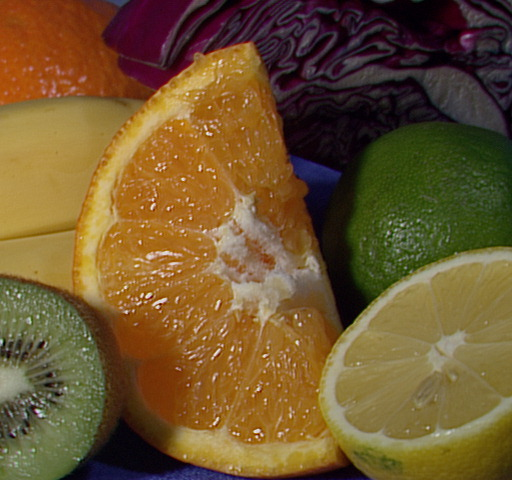
//> input picture image_generator/512x480_fruits.jpg, 512 x 480 px
$ ./affineTransform 512x480_fruits.jpg   (built with g++ and OpenCV 4)
//> lines starting //> are read from the running program, lines starting //| are printed output that depends on the picture
// affineTransform.cpp
// Anthony Flynn
// (12/02/16)
// Input: <ImageToTrasform>
// Takes an input file and generates transformed versions (translation, rotation
// scale, affine warp).

#include <iostream>
#include <string>
#include "opencv2/highgui/highgui.hpp"
#include "opencv2/imgproc/imgproc.hpp"

/// Global variables
const char* source_window = "Source image";
const char* translate_window = "Translate";
const char* rotate_window = "Rotate";
const char* scale_window = "Scale";
const char* affine_window = "Affine";


int main( int argc, char** argv ) {
  // Check for correct input parameters:
  if( argc != 2)
    {
      std::cout <<" Usage: affineTransform <ImageToTrasform>" << std::endl;
      return -1;
    }

  // Set up warp matrices for various transforms:
  cv::Mat trans_mat( 2, 3, CV_32FC1 ); // pure translation
  cv::Mat rot_mat( 2, 3, CV_32FC1 ); // pure rotation
  cv::Mat scale_mat( 2, 3, CV_32FC1 ); // pure scale
  cv::Mat affine_mat( 2, 3, CV_32FC1 ); // affine warp

  // Set up matrices to hold transformed images
  cv::Mat src, trans_dst, rotate_dst, scale_dst, affine_dst;

  // Load the source image (to be transformed)
  src = cv::imread( argv[1], CV_LOAD_IMAGE_COLOR );
//> src is the input picture: 480 rows x 512 cols, CV_8UC3; mean B, G, R 46.2, 85.6, 110.8

  // Set the dst images to be the same type and size as src
  trans_dst = cv::Mat::zeros( src.rows, src.cols, src.type() );
  rotate_dst = cv::Mat::zeros( src.rows, src.cols, src.type() );
  scale_dst = cv::Mat::zeros( src.rows, src.cols, src.type() );
  affine_dst = cv::Mat::zeros( src.rows, src.cols, src.type() );

  //-------------SECTION TO COMPLETE PURE TRANSLATION-------------------

  int xTfrm = 50; // x coordinates of translation
  int yTfrm = 50; // y coordinates of translation

  trans_mat = (cv::Mat_<double>(2,3) << 1, 0, xTfrm, 0, 1, yTfrm); // define matrix

  // Simple translation of src image - saved in trans_dst
  cv::warpAffine( src, trans_dst, trans_mat, trans_dst.size() );
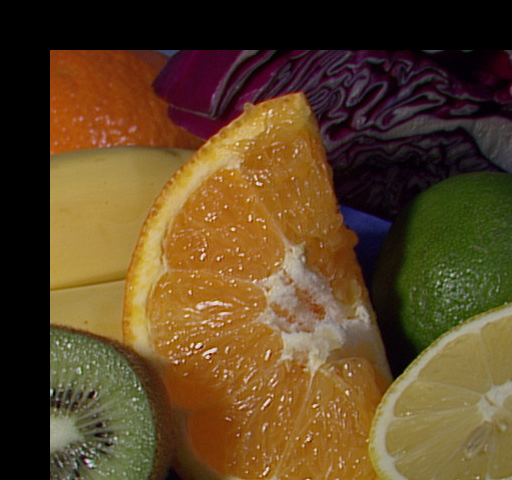
//> trans_dst: 480 rows x 512 cols, CV_8UC3; mean B, G, R 37, 69.3, 92.9

  //-------------SECTION TO COMPLETE PURE ROTATION ---------------------

  // Compute a rotation matrix with respect to the center of the image
  cv::Point center = cv::Point( affine_dst.cols/2, affine_dst.rows/2);//rotation centre
//> center = Point(256, 240)
  double angle = -50.0; // Rotation angle of image (degrees)
  double scale = 1.0; // Isotropic scale factor (e.g. 0.6 = 60% shrink)

  // Get the warp matrix with the specifications above
  rot_mat = cv::getRotationMatrix2D( center, angle, scale );

  // Simple rotation of src image - saved in rotate_dst
  cv::warpAffine( src, rotate_dst, rot_mat, rotate_dst.size() );
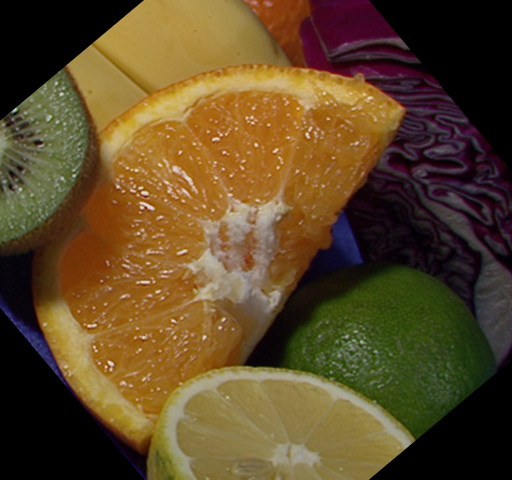
//> rotate_dst: 480 rows x 512 cols, CV_8UC3; mean B, G, R 38.9, 72.6, 93.5


  //-------------SECTION TO COMPLETE PURE SCALE ---------------------

  // adjust rotation matrix so just shrinks image
  angle = 0;
  scale = 0.6;

  // Get the warp matrix with the revised specifications
  scale_mat = cv::getRotationMatrix2D( center, angle, scale );
//> scale_mat = [[0.6, 0, 102.4], [0, 0.6, 96]]

  // Simple scale
  cv::warpAffine( src, scale_dst, scale_mat, scale_dst.size() );
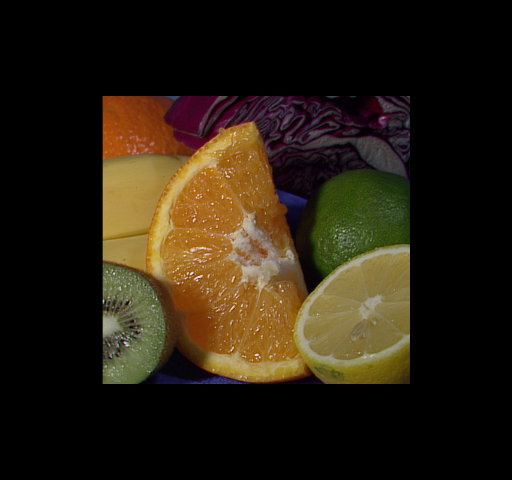
//> scale_dst: 480 rows x 512 cols, CV_8UC3; mean B, G, R 16.6, 30.8, 39.9


  //-------------SECTION TO COMPLETE AFFINE TRASFORM -------------------

  // use two triangles to generate warp matrix - can then be applied to image
  cv::Point2f srcTri[3]; //create array of 3 (x,y) coordinates (triangle vertices)
  cv::Point2f dstTri[3]; //create traingle representing mapped position of srcTri

  // Set the 3 points in src image triangle
  srcTri[0] = cv::Point2f( 0,0 ); // top left of image
  srcTri[1] = cv::Point2f( src.cols - 1, 0 ); // top right of image
  srcTri[2] = cv::Point2f( 0, src.rows - 1 ); // bottom left of image

  // Transforms of coordinates hardcoded - can adjust to change warp matrix
  dstTri[0] = cv::Point2f( src.cols*0.0, src.rows*0.1 );
//> dstTri = 3 Points (x, y): [0, 48], [0, 0], [0, 0]
  dstTri[1] = cv::Point2f( src.cols*0.85, src.rows*0.2 );
  dstTri[2] = cv::Point2f( src.cols*0.15, src.rows*0.9 );

  // Get the Affine Transform from three pairs of corresponding points
  affine_mat = cv::getAffineTransform( srcTri, dstTri );

  // Apply the Affine Transform just found to the src image
  cv::warpAffine( src, affine_dst, affine_mat, affine_dst.size() );
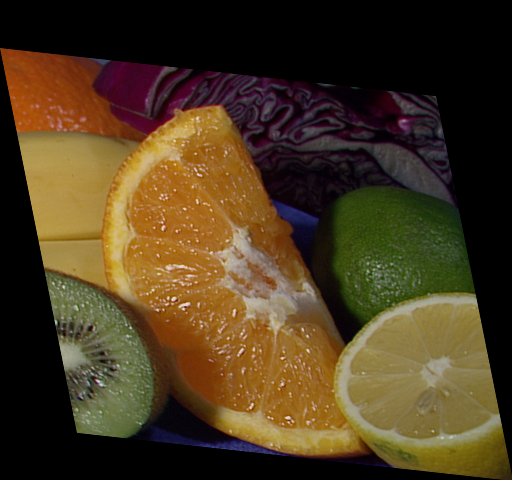
//> affine_dst: 480 rows x 512 cols, CV_8UC3; mean B, G, R 30.9, 57.2, 74

  //-------------OUTPUT IMAGES TO SCREEN --------------------------------

  cv::namedWindow( source_window, CV_WINDOW_AUTOSIZE );
  cv::imshow( source_window, src );

  cv::namedWindow( translate_window, CV_WINDOW_AUTOSIZE );
  cv::imshow( translate_window, trans_dst );

  cv::namedWindow( rotate_window, CV_WINDOW_AUTOSIZE );
  cv::imshow( rotate_window, rotate_dst );

  cv::namedWindow( scale_window, CV_WINDOW_AUTOSIZE );
  cv::imshow( scale_window, scale_dst );

  cv::namedWindow( affine_window, CV_WINDOW_AUTOSIZE );
  cv::imshow( affine_window, affine_dst );

  //-------------SAVE IMAGES TO SOURCE FOLDER ---------------------------

  std::string filename = argv[1];
//> filename = "512x480_fruits.jpg"
  filename = filename.substr(0, (filename.length()-4) ); // remove .extension
//> filename = "512x480_fruits"
  std::string translateFilename = "lowdef_" + filename + "_translate.jpg";
//> translateFilename = "lowdef_512x480_fruits_translate.jpg"
  std::string rotateFilename = "lowdef_" + filename + "_rotate.jpg";
//> rotateFilename = "lowdef_512x480_fruits_rotate.jpg"
  std::string scaleFilename = "lowdef_" + filename + "_scale.jpg";
//> scaleFilename = "lowdef_512x480_fruits_scale.jpg"
  std::string affineFilename = "lowdef_" + filename + "_affine.jpg";
//> affineFilename = "lowdef_512x480_fruits_affine.jpg"

  cv::imwrite( translateFilename.c_str(), trans_dst );
  cv::imwrite( rotateFilename.c_str(), rotate_dst );
  cv::imwrite( scaleFilename.c_str(), scale_dst );
  cv::imwrite( affineFilename.c_str(), affine_dst );

  /// Wait until user exits the program
  cv::waitKey(0);

  return 0;
}
